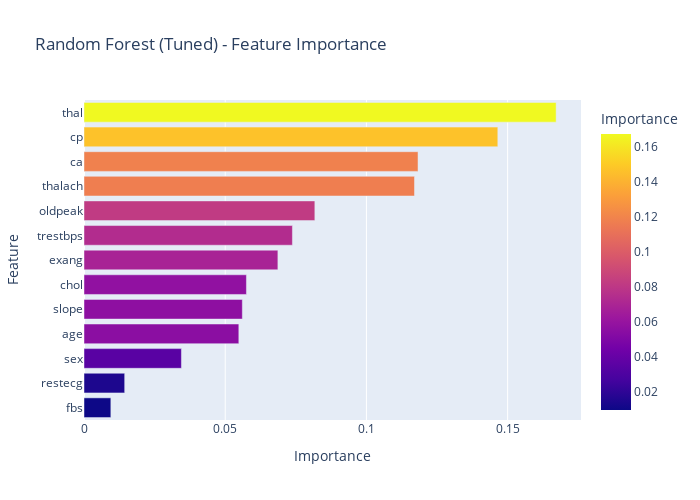

Source (notebook cell):
### Code cell
# Random Forest Feature Importance
rf_importance = pd.DataFrame({
    'feature': X.columns,
    'importance': rf_tuned.feature_importances_
}).sort_values('importance', ascending=True)

fig = px.bar(rf_importance, x='importance', y='feature', orientation='h',
             title='Random Forest (Tuned) - Feature Importance',
             labels={'importance': 'Importance', 'feature': 'Feature'},
             color='importance', color_continuous_scale='Plasma')
fig.update_layout(height=500, width=700, showlegend=False)
fig.show()

### Figure 1 — Plotly figure (JSON) as saved in the notebook; plotly's stock layout.template omitted (floating-point values rounded to 4 significant figures)
{"data": [{"hovertemplate": "Importance=%{marker.color}<br>Feature=%{y}<extra></extra>", "legendgroup": "", "marker": {"color": [0.009508, 0.0144, 0.03449, 0.05482, 0.05606, 0.05751, 0.06865, 0.07379, 0.08174, 0.117, 0.1183, 0.1465, 0.1672], "coloraxis": "coloraxis", "pattern": {"shape": ""}}, "name": "", "orientation": "h", "showlegend": false, "textposition": "auto", "type": "bar", "x": [0.009508, 0.0144, 0.03449, 0.05482, 0.05606, 0.05751, 0.06865, 0.07379, 0.08174, 0.117, 0.1183, 0.1465, 0.1672], "xaxis": "x", "y": ["fbs", "restecg", "sex", "age", "slope", "chol", "exang", "trestbps", "oldpeak", "thalach", "ca", "cp", "thal"], "yaxis": "y"}], "layout": {"barmode": "relative", "coloraxis": {"colorbar": {"title": {"text": "Importance"}}, "colorscale": [[0, "#0d0887"], [0.1111, "#46039f"], [0.2222, "#7201a8"], [0.3333, "#9c179e"], [0.4444, "#bd3786"], [0.5556, "#d8576b"], [0.6667, "#ed7953"], [0.7778, "#fb9f3a"], [0.8889, "#fdca26"], [1, "#f0f921"]]}, "height": 500, "legend": {"tracegroupgap": 0}, "showlegend": false, "title": {"text": "Random Forest (Tuned) - Feature Importance"}, "width": 700, "xaxis": {"anchor": "y", "domain": [0, 1], "title": {"text": "Importance"}}, "yaxis": {"anchor": "x", "domain": [0, 1], "title": {"text": "Feature"}}}}
